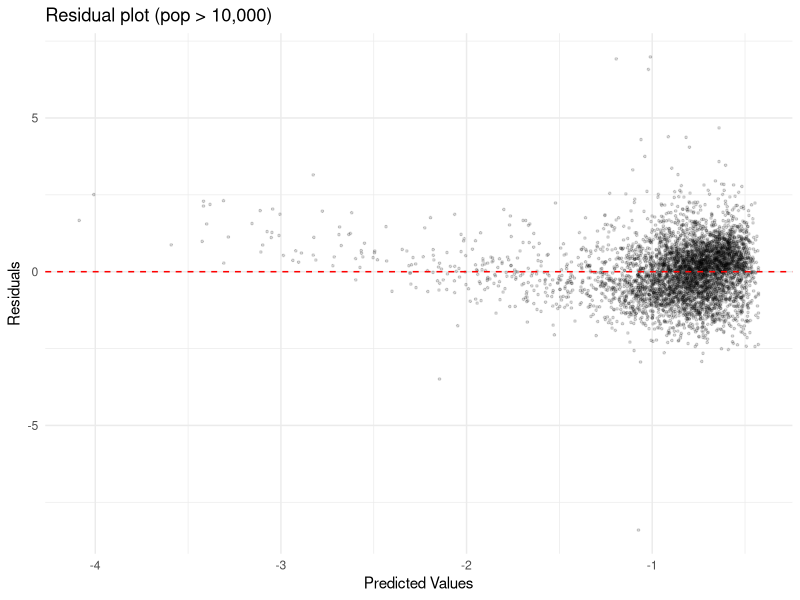
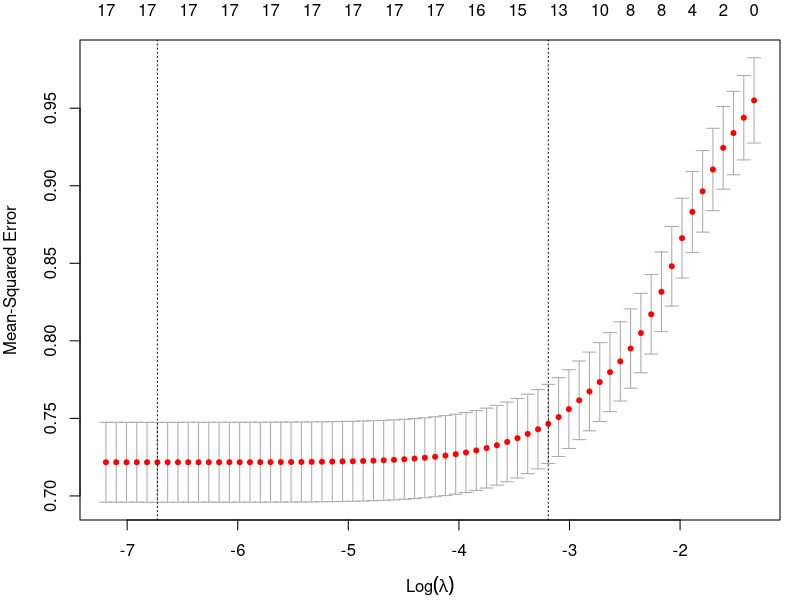
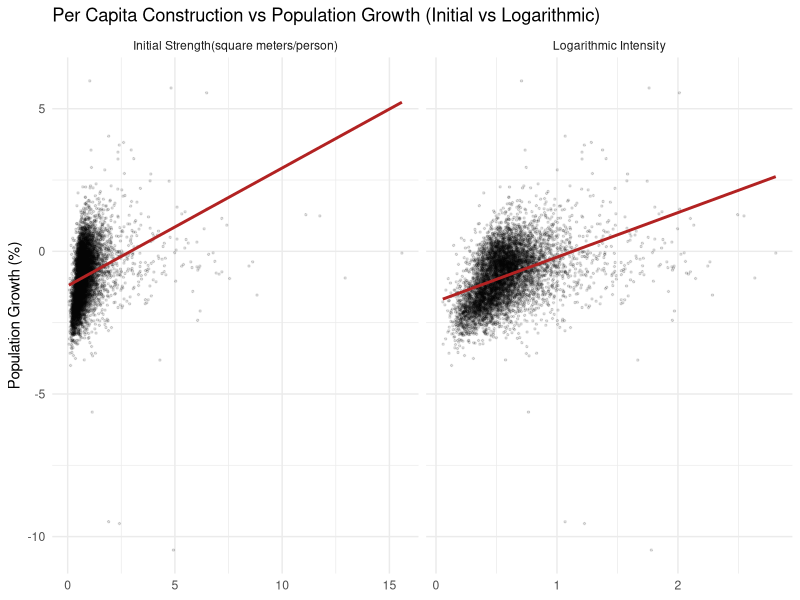

Write R code to recreate these figures, in order.
## ---- chunk 1
knitr::opts_chunk$set(
  echo = TRUE,
  fig.path = "figures/",
  dev = "png",
  dpi = 300
)
library(tidyverse)
library(glmnet)   # lasso
library(broom)    # tidy lm

theme_set(theme_minimal())
## ---- chunk 2


df <- read_csv(
  "data/cleaned_panel_2021_2025.csv",
  col_types = cols(city_code = col_character(), .default = col_guess()),
  show_col_types = FALSE
)
ncol_bldg <- ncol(df) - 6
colnames(df)[4:ncol_bldg] <- c(
  "all_type_building_count_total",
  "all_type_building_area",
  "living_count",
  "living_area",
  "dormitory_count",
  "dormitory_area",
  "mixed_use_count",
  "mixed_use_area",
  "agri_count",
  "agri_area",
  "mining_count",
  "mining_area",
  "plant_count",
  "plant_area",
  "energy_count",
  "energy_area",
  "it_count",
  "it_area",
  "logis_count",
  "logis_area",
  "retail_count",
  "retail_area",
  "finance_count",
  "finance_area",
  "real_estate_count",
  "real_estate_area",
  "hotel_count",
  "hotel_area",
  "education_count",
  "education_area",
  "health_count",
  "health_area",
  "other_service_count",
  "other_service_area",
  "official_count",
  "official_area",
  "other_type_count",
  "other_type_area"
)


# Percentage of total area accounted for by the 18 subcategories p
df_prop <- df %>%
  filter(all_type_building_area > 0) %>%            # Drop all zero rows
  mutate(
    across(
      ends_with("_area") & !all_type_building_area,
      ~ .x / all_type_building_area,
      .names = "p_{.col}"
    )
  ) %>%
  rename_with(~ str_remove(., "_area$"), starts_with("p_"))

# Proportions of the 17 subcategories (excluding p_living)
fine_cols <- setdiff(grep("^p_", names(df_prop), value = TRUE), "p_living")
# Full samples
df_full <- df_prop
# Threshold: pop > 10000
df_prop <- df_prop %>% filter(pop_population > 10000)

# 70/30 Split train and test set
set.seed(1)
idx <- sample(nrow(df_prop), 0.7 * nrow(df_prop))
df_train <- df_prop[idx, ]
df_test  <- df_prop[-idx, ]

## ---- chunk 3
df_decomp_full <- df_full %>%
  mutate(
    natural_rate = pop_natural_change / pop_population * 100,
    social_rate  = pop_social_change  / pop_population * 100
  ) %>%
  filter(!is.na(natural_rate), !is.na(social_rate))

map_dfr(c(0, 1000, 5000, 10000), function(thr) {
  d <- df_decomp_full %>% filter(pop_population > thr)
  set.seed(1)
  ct <- sample(unique(d$city_code), 0.7 * length(unique(d$city_code)))
  gtr <- d %>% filter(city_code %in% ct)
  gte <- d %>% filter(!city_code %in% ct)
  foldid <- (as.integer(factor(gtr$city_code)) %% 10) + 1
  map_dfr(c("pop_growth_rate", "natural_rate", "social_rate"), function(yc) {
    cv  <- cv.glmnet(as.matrix(gtr[, fine_cols]),
                     gtr[[yc]],
                     alpha = 1,
                     foldid = foldid)
    pred <- as.numeric(predict(cv, as.matrix(gte[, fine_cols]), s = "lambda.min"))
    r <- suppressWarnings(cor(pred, gte[[yc]])^2)
    tibble(pop_min = thr,
           Y = yc,
           R2 = ifelse(is.na(r), 0, r))
  })
}) %>%
  pivot_wider(names_from = Y, values_from = R2) %>%
  mutate(across(where(is.numeric), ~ round(.x, 3)))
## ---- chunk 4
# Group the 18 variables into 4 broad categories based on their industrial significance (excluding “residential” as the reference category,to eliminate complete multicollinearity among the constituent data points)
df_prop <- df_prop %>% mutate(
  s_primary      = p_agri,
  s_secondary    = p_mining + p_plant + p_energy + p_it + p_logis,
  s_tertiary     = p_retail + p_finance + p_real_estate + p_hotel +
    p_education + p_health + p_other_service,
  s_public_other = p_official + p_other_type
)

df_train <- df_prop[idx, ]
df_test  <- df_prop[-idx, ]
## ---- chunk 5
fitA <- lm(pop_growth_rate ~ s_primary + s_secondary + s_tertiary + s_public_other,
           data = df_train)
tidy(fitA) %>% mutate(across(where(is.numeric), ~ round(.x, 4)))
summary(fitA)$r.squared
## ---- chunk 6
glance(fitA)[c("r.squared", "adj.r.squared")]

# Predicted values vs Residuals
augment(fitA) %>%
  ggplot(aes(.fitted, .resid)) +
  geom_point(alpha = 0.15, size = 0.6) +
  geom_hline(yintercept = 0, linetype = "dashed", color = "red") +
  labs(x = "Predicted Values", y = "Residuals", title = "Residual plot (pop > 10,000)")
## ---- chunk 7
pred_A <- predict(fitA, df_test)
r2_A   <- cor(pred_A, df_test$pop_growth_rate)^2
rmse_A <- sqrt(mean((pred_A - df_test$pop_growth_rate)^2))
c(R2 = r2_A, RMSE = rmse_A)
## ---- chunk 8
X_train <- as.matrix(df_train[, fine_cols])
y_train <- df_train$pop_growth_rate
X_test  <- as.matrix(df_test[, fine_cols])
y_test  <- df_test$pop_growth_rate

set.seed(1)
cvfit <- cv.glmnet(X_train, y_train, alpha = 1)  # alpha=1 > lasso

cvfit$lambda.min
cvfit$lambda.1se

op <- par(mar = c(4, 4, 2, 1))  # smaller margins so it fits small panes
plot(cvfit)  # MSE vs log(lambda)
par(op)
## ---- chunk 9
b_1se <- coef(cvfit, s = "lambda.1se")
selected <- data.frame(
  variable = rownames(b_1se),
  coef     = as.numeric(b_1se)
) %>%
  filter(variable != "(Intercept)", coef != 0) %>%
  arrange(coef) %>%
  mutate(coef = round(coef, 3))
selected

# Test set
pred_B_1se <- as.numeric(predict(cvfit, X_test, s = "lambda.1se"))
pred_B_min <- as.numeric(predict(cvfit, X_test, s = "lambda.min"))
r2_B_1se <- cor(pred_B_1se, y_test)^2
r2_B_min <- cor(pred_B_min, y_test)^2
c(R2_lambda1se = r2_B_1se, R2_lambda_min = r2_B_min)
## ---- chunk 10
# Group by city_code
set.seed(1)
cities   <- unique(df_prop$city_code)
ct_train <- sample(cities, 0.7 * length(cities))
gtr <- df_prop %>% filter(city_code %in% ct_train)
gte <- df_prop %>% filter(!city_code %in% ct_train)
c(
  n_city_train = length(ct_train),
  n_city_test  = length(cities) - length(ct_train),
  n_row_train  = nrow(gtr),
  n_row_test = nrow(gte)
)

# Approach A
fitA_g  <- lm(pop_growth_rate ~ s_primary + s_secondary + s_tertiary + s_public_other,
              data = gtr)
r2_A_grp <- cor(predict(fitA_g, gte), gte$pop_growth_rate)^2

# Approach B

foldid_g <- (as.integer(factor(gtr$city_code)) %% 10) + 1
cvfit_g  <- cv.glmnet(as.matrix(gtr[, fine_cols]),
                      gtr$pop_growth_rate,
                      alpha = 1,
                      foldid = foldid_g)
pred_B_g <- as.numeric(predict(cvfit_g, as.matrix(gte[, fine_cols]), s = "lambda.1se"))
r2_B_grp <- cor(pred_B_g, gte$pop_growth_rate)^2

# Group selected by lasso
b_g <- coef(cvfit_g, s = "lambda.1se")
data.frame(variable = rownames(b_g), coef = as.numeric(b_g)) %>%
  filter(variable != "(Intercept)", coef != 0) %>%
  arrange(coef) %>% mutate(coef = round(coef, 3))

# Comparison
tibble(
  model = c("Approach A (Broad Categories)", "Approach B (lasso λ.1se)"),
  random_R2 = round(c(r2_A, r2_B_1se), 4),
  group_R2 = round(c(r2_A_grp, r2_B_grp), 4)
)
## ---- chunk 11
# Construct the population growth rate for year t+1, aligned by (city_code, year) back to year t
y_future <- df_prop %>%
  select(city_code, year, pop_growth_rate_future = pop_growth_rate) %>%
  mutate(year = year - 1)   # map to previous t+1

df_lag <- df_prop %>%
  left_join(y_future, by = c("city_code", "year")) %>%
  filter(!is.na(pop_growth_rate_future))

df_lag_train <- df_lag %>% filter(city_code %in% ct_train)
df_lag_test  <- df_lag %>% filter(!city_code %in% ct_train)
foldid_lag   <- (as.integer(factor(df_lag_train$city_code)) %% 10) + 1

cvfit_lag <- cv.glmnet(
  as.matrix(df_lag_train[, fine_cols]),
  df_lag_train$pop_growth_rate_future,
  alpha = 1,
  foldid = foldid_lag
)

b_lag <- coef(cvfit_lag, s = "lambda.1se")
selected_lag <- data.frame(
  variable = rownames(b_lag),
  coef     = as.numeric(b_lag)
) %>%
  filter(variable != "(Intercept)", coef != 0) %>%
  arrange(coef) %>%
  mutate(coef = round(coef, 3))
selected_lag

# R2 for the test set, compared with the group-based model
pred_lag <- as.numeric(predict(cvfit_lag,
  as.matrix(df_lag_test[, fine_cols]), s = "lambda.1se"))
r2_lag <- cor(pred_lag, df_lag_test$pop_growth_rate_future)^2
c(Same_Period_R2 = r2_B_grp, Lag_Period_R2 = r2_lag)
## ---- chunk 12
add_intensity <- . %>% mutate(
  total_area_per_cap = all_type_building_area / pop_population,
  log_area_per_cap   = log1p(total_area_per_cap)   
)
df_prop      <- add_intensity(df_prop)
gtr          <- add_intensity(gtr)
gte          <- add_intensity(gte)
df_lag_train <- add_intensity(df_lag_train)
df_lag_test  <- add_intensity(df_lag_test)
## ---- chunk 13
cor(df_prop$log_area_per_cap, df_prop$pop_population)

cor(df_prop$log_area_per_cap, df_prop$pop_growth_rate)

df_prop %>%
  select(log_area_per_cap, total_area_per_cap, pop_growth_rate) %>%
  pivot_longer(-pop_growth_rate, names_to="var", values_to="x") %>%
  mutate(var = if_else(var=="log_area_per_cap", "Logarithmic Intensity", "Initial Strength(square meters/person)")) %>%
  ggplot(aes(x, pop_growth_rate)) +
  geom_point(alpha=0.12, size=0.5) +
  geom_smooth(method="lm", se=FALSE, color="firebrick") +
  facet_wrap(~var, scales="free_x") +
  labs(x=NULL, y="Population Growth (%)",
       title="Per Capita Construction vs Population Growth (Initial vs Logarithmic)")
## ---- chunk 14
# Approach A
fitA_int <- lm(pop_growth_rate ~ s_primary + s_secondary + s_tertiary +
                                 s_public_other + log_area_per_cap, data = gtr)
r2_A_int <- cor(predict(fitA_int, gte), gte$pop_growth_rate)^2

# Approach B
cvfit_int <- cv.glmnet(as.matrix(gtr[, c(fine_cols, "log_area_per_cap")]),
                       gtr$pop_growth_rate, alpha = 1, foldid = foldid_g)
pred_int <- as.numeric(predict(cvfit_int, as.matrix(gte[, c(fine_cols, "log_area_per_cap")]),
                               s = "lambda.1se"))
r2_B_int <- cor(pred_int, gte$pop_growth_rate)^2

tibble(
  Model = c("Approach A: Only proportion", "Approach A: Plus Capita",
           "Approach B: Only proportion", "Approach B: Plus Capita"),
  Group_R2 = round(c(r2_A_grp, r2_A_int, r2_B_grp, r2_B_int), 4)
)

b_int <- coef(cvfit_int, s = "lambda.1se")
data.frame(variable = rownames(b_int), coef = as.numeric(b_int)) %>%
  filter(variable == "log_area_per_cap") %>% mutate(coef = round(coef, 3))
## ---- chunk 15
# Approach B
foldid_il <- (as.integer(factor(df_lag_train$city_code)) %% 10) + 1

cvfit_lag_int <- cv.glmnet(
  as.matrix(df_lag_train[, c(fine_cols, "log_area_per_cap")]),
  df_lag_train$pop_growth_rate_future, alpha = 1, foldid = foldid_il
)
pred_lag_int <- as.numeric(predict(cvfit_lag_int,
  as.matrix(df_lag_test[, c(fine_cols, "log_area_per_cap")]), s = "lambda.1se"))
r2_lag_int <- cor(pred_lag_int, df_lag_test$pop_growth_rate_future)^2

tibble(
  Model = c("Same Period (X_t, Y_t)", "Lag (X_t, Y_t+1)"),
  `Only proportion` = round(c(r2_B_grp, r2_lag), 4),
  `Plus Capita` = round(c(r2_B_int, r2_lag_int), 4)
)
